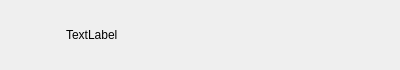
<?xml version="1.0" encoding="UTF-8"?>
<ui version="4.0">
 <class>ConUserItem</class>
 <widget class="QWidget" name="ConUserItem">
  <property name="geometry">
   <rect>
    <x>0</x>
    <y>0</y>
    <width>400</width>
    <height>70</height>
   </rect>
  </property>
  <property name="minimumSize">
   <size>
    <width>0</width>
    <height>70</height>
   </size>
  </property>
  <property name="maximumSize">
   <size>
    <width>16777215</width>
    <height>70</height>
   </size>
  </property>
  <property name="windowTitle">
   <string>Form</string>
  </property>
  <layout class="QHBoxLayout" name="horizontalLayout">
   <property name="spacing">
    <number>3</number>
   </property>
   <property name="leftMargin">
    <number>3</number>
   </property>
   <property name="topMargin">
    <number>3</number>
   </property>
   <property name="rightMargin">
    <number>3</number>
   </property>
   <property name="bottomMargin">
    <number>3</number>
   </property>
   <item>
    <widget class="QWidget" name="widget" native="true">
     <property name="minimumSize">
      <size>
       <width>60</width>
       <height>60</height>
      </size>
     </property>
     <property name="maximumSize">
      <size>
       <width>60</width>
       <height>60</height>
      </size>
     </property>
     <widget class="QLabel" name="icon_lb">
      <property name="geometry">
       <rect>
        <x>0</x>
        <y>10</y>
        <width>45</width>
        <height>45</height>
       </rect>
      </property>
      <property name="minimumSize">
       <size>
        <width>45</width>
        <height>45</height>
       </size>
      </property>
      <property name="maximumSize">
       <size>
        <width>45</width>
        <height>45</height>
       </size>
      </property>
      <property name="text">
       <string/>
      </property>
     </widget>
     <widget class="QLabel" name="red_lb">
      <property name="geometry">
       <rect>
        <x>27</x>
        <y>2</y>
        <width>30</width>
        <height>30</height>
       </rect>
      </property>
      <property name="minimumSize">
       <size>
        <width>30</width>
        <height>30</height>
       </size>
      </property>
      <property name="maximumSize">
       <size>
        <width>30</width>
        <height>30</height>
       </size>
      </property>
      <property name="text">
       <string/>
      </property>
     </widget>
    </widget>
   </item>
   <item>
    <widget class="QLabel" name="user_name_lb">
     <property name="text">
      <string>TextLabel</string>
     </property>
    </widget>
   </item>
  </layout>
 </widget>
 <resources/>
 <connections/>
</ui>
